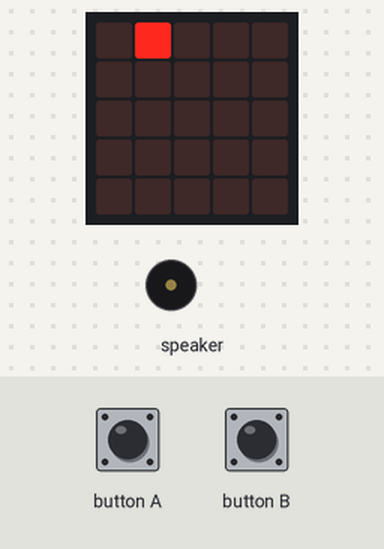
A program run on a simulated Calliope mini (MakeCode). On the bench: the board's 5×5 LED display, buzzer (waves = sounding). Inputs (shaded band) come from the test bench.

Above: at 1.2 s.
1.3 s: button A pressed for 1 s
At 3.5 s:
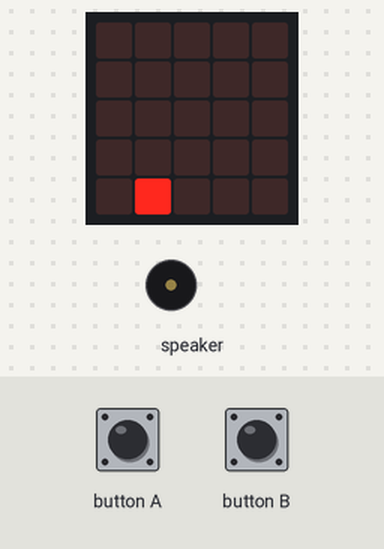
3.8 s: button B pressed for 0.15 s
At 5.2 s:
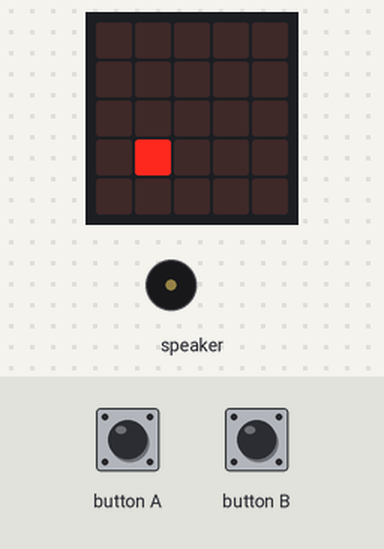
5.5 s: button B pressed for 0.15 s
At 6.7 s:
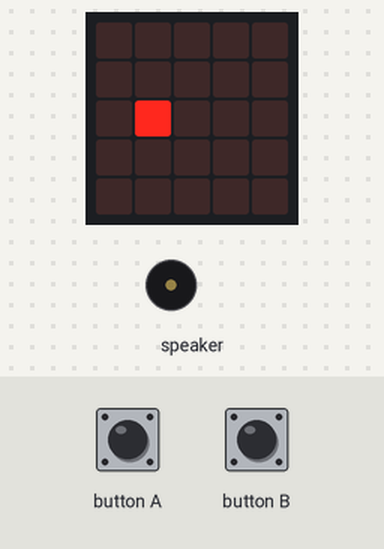
7.2 s: button B pressed for 0.15 s
At 7.9 s:
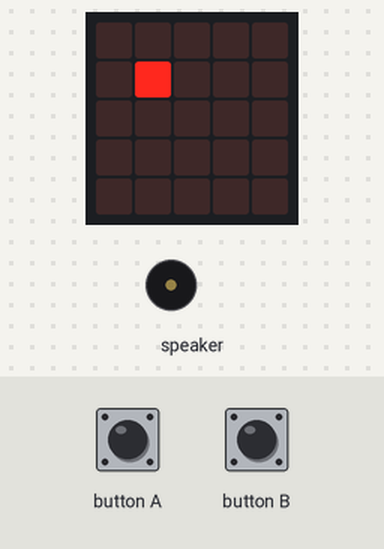
8.9 s: button A pressed for 0.15 s
At 9.8 s:
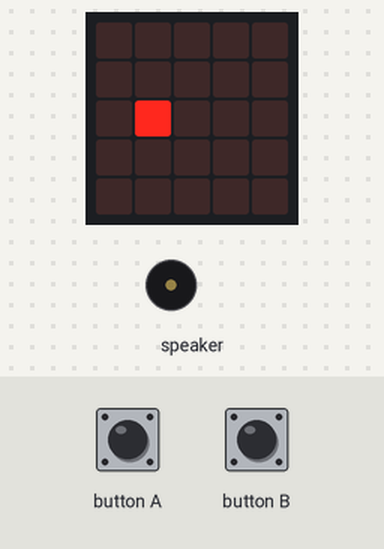
10.6 s: button A pressed for 3.2 s
At 11.0 s:
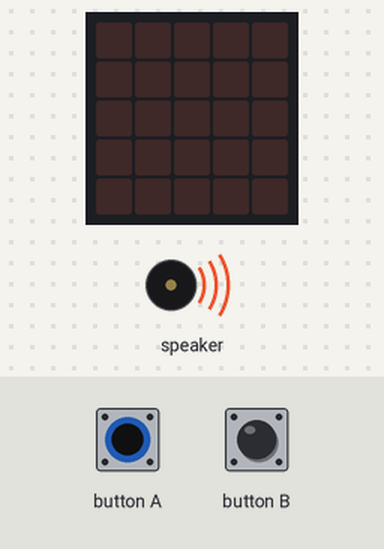
Timing chart, 0 to 15.4 s (numbered marks = the images above; inputs shaded):
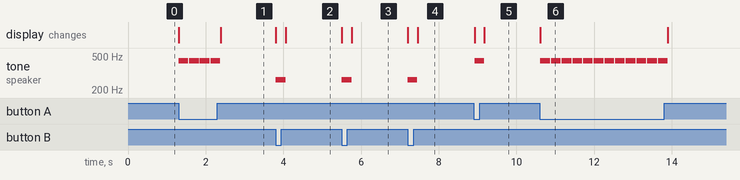

The program:

main.ts
```typescript
let Gandalf = 0
let Gundabark_Orks_2 = 0
led.plot(1, Gandalf)
basic.forever(function () {
    if (input.buttonIsPressed(Button.A)) {
        led.unplot(1, Gandalf)
        music.playTone(440, music.beat(BeatFraction.Half))
        Gandalf = Gandalf + 1
    }
    if (input.buttonIsPressed(Button.B)) {
        led.unplot(1, Gandalf)
        music.playTone(262, music.beat(BeatFraction.Half))
        Gandalf = Gandalf - 1
    }
    if (Gandalf > 4) {
        Gandalf = 4
    }
    if (Gandalf < 0) {
        Gandalf = 0
    }
    led.plot(1, Gandalf)
})
```

test.ts
```typescript
// Hier kann man Tests durchführen; diese Datei wird nicht kompiliert, wenn dieses Paket als Erweiterung verwendet wird.
```

Measured:
- after the input at 1.3 s, tone on speaker: alternates 440 Hz for 0.25 s and silent for 0.03 s, 8 changes in all, then stays silent, starting at once; the display: first changes at once (image 1 shows a later state)
- after the input at 3.8 s, tone on speaker: silent → 262 Hz at once, → silent 0.25 s later; the display: first changes at once (image 2 shows a later state)
- after the input at 5.5 s, tone on speaker: silent → 262 Hz at once, → silent 0.25 s later; the display: first changes at once (image 3 shows a later state)
- after the input at 7.2 s, tone on speaker: silent → 262 Hz at once, → silent 0.25 s later; the display: first changes at once (image 4 shows a later state)
- after the input at 8.9 s, tone on speaker: silent → 440 Hz at once, → silent 0.25 s later; the display: first changes at once (image 5 shows a later state)
- after the input at 10.6 s, tone on speaker: alternates 440 Hz for 0.25 s and silent for 0.03 s, 24 changes in all, then stays silent, starting at once; the display: changes at once (image 6)
